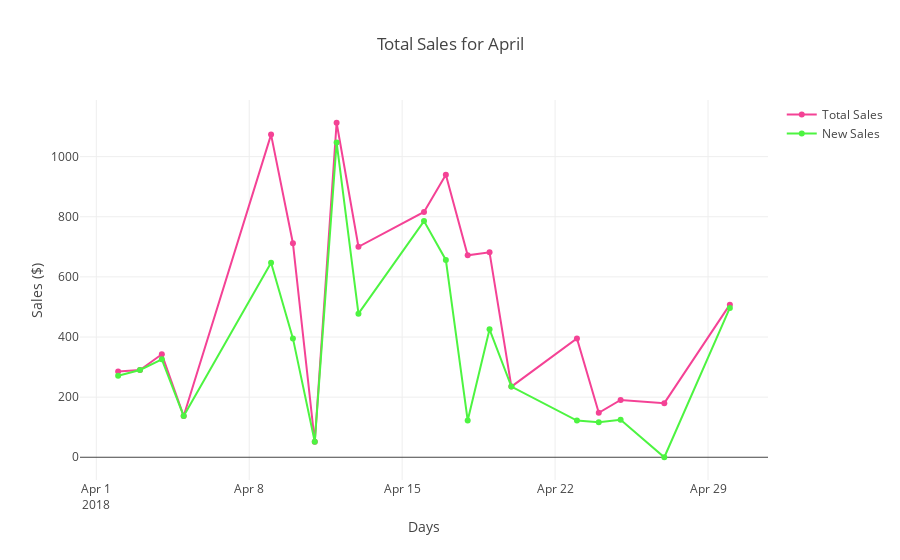

The code cell stored with this chart in its notebook:
### Markdown cell above
Now that the data has been cleaned and stripped of any missing values, we can start visualizing it using the plotly library

### Code cell
# We start by creating a basic line graph to show how I did in sales this month
x = df.date
y1 = df.sales
y2 = df.new_sales

# Create the trace
total_sales = go.Scatter(
    x=x,
    y=y1,
    mode='markers+lines',
    name='Total Sales',
    line=dict(
        color='rgb(244, 66, 149)'
    )
)

new_sales = go.Scatter(
    x=x,
    y=y2,
    mode='markers+lines',
    name='New Sales',
    line=dict(
        color='rgb(77, 244, 65)'
    )
)
# Create the data from the traces
data = go.Data([total_sales, new_sales])

# Create the layout object
layout = go.Layout(
    title='Total Sales for April',
    xaxis=go.XAxis(title='Days'),
    yaxis=go.YAxis(title='Sales ($)')
)

# Put it all together and let's check it out
figure = go.Figure(data=data, layout=layout)
iplot(figure)

### Figure 1 — Plotly figure (JSON) as saved in the notebook; plotly's stock layout.template omitted (floating-point values rounded to 4 significant figures)
{"data": [{"line": {"color": "rgb(244, 66, 149)"}, "mode": "markers+lines", "name": "Total Sales", "type": "scatter", "x": ["2018-04-02", "2018-04-03", "2018-04-04", "2018-04-05", "2018-04-09", "2018-04-10", "2018-04-11", "2018-04-12", "2018-04-13", "2018-04-16", "2018-04-17", "2018-04-18", "2018-04-19", "2018-04-20", "2018-04-23", "2018-04-24", "2018-04-25", "2018-04-27", "2018-04-30"], "y": [285.2, 290.3, 342.7, 137.0, 1073.0, 712.1, 51.31, 1113.0, 700.1, 815.8, 939.8, 671.7, 681.7, 234.9, 395.2, 147.7, 190.6, 179.9, 507.6]}, {"line": {"color": "rgb(77, 244, 65)"}, "mode": "markers+lines", "name": "New Sales", "type": "scatter", "x": ["2018-04-02", "2018-04-03", "2018-04-04", "2018-04-05", "2018-04-09", "2018-04-10", "2018-04-11", "2018-04-12", "2018-04-13", "2018-04-16", "2018-04-17", "2018-04-18", "2018-04-19", "2018-04-20", "2018-04-23", "2018-04-24", "2018-04-25", "2018-04-27", "2018-04-30"], "y": [271.2, 290.3, 325.8, 137.0, 646.9, 395.3, 51.31, 1047.0, 477.6, 785.5, 656.4, 122.5, 425.7, 234.9, 122.1, 116.5, 124.7, 0, 496.6]}], "layout": {"title": "Total Sales for April", "xaxis": {"title": "Days"}, "yaxis": {"title": "Sales ($)"}}}
